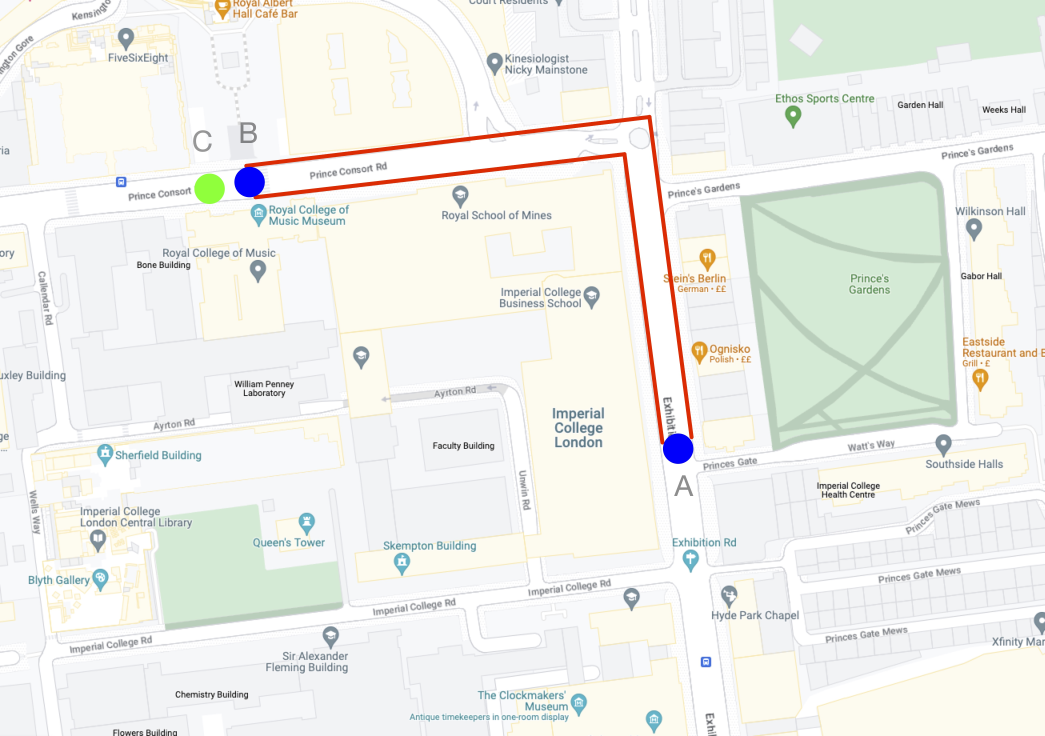
#> input picture images/CWMap.jpg, 5224 x 3680 px (shown at 1/5 size)
$ python image_processing.py
#> lines starting #> are read from the running program, lines starting #| are printed output that depends on the picture; after the words box and inside, x2 and y2 are one past the last pixel; in counts of white or black regions, pixels touching at a corner belong together
### src/utils/image.py
import cv2
import numpy as np


def filter_colors(image_path, colors, tolerance=10):
    # Read the image using OpenCV
    img = cv2.imread(image_path)

    # Create a blank image with the same dimensions as the input image
    result = np.zeros_like(img)

    # Loop through the color set
    for color in colors:
        # Define the lower and upper boundaries for each color
        lower = np.array([c - tolerance for c in color])
        upper = np.array([c + tolerance for c in color])

        # Create a mask for the current color in the image
        mask = cv2.inRange(img, lower, upper)

        # Combine the mask with the result image
        result = cv2.add(result, cv2.bitwise_and(img, img, mask=mask))

    return result


# [7 lines left out: function plot_arc, not called in this run]

### src/utils/geometry.py
import numpy as np


# [15 lines left out: functions create_t_matrix, get_link_t_matrix, not called in this run]


def get_distance_between_points(point_1, point_2):
    point_1 = np.array(point_1)
    point_2 = np.array(point_2)
    return np.linalg.norm(point_1 - point_2)


# [7 lines left out: function get_pick_up_path_points, not called in this run]


def get_equation_of_line(line):
    x1, y1, x2, y2 = line
    m = (y2 - y1) / (x2 - x1)
    c = y1 - m * x1
    return m, c


def get_extended_line_intersect(line1, line2):
    m1, c1 = get_equation_of_line(line1)
    m2, c2 = get_equation_of_line(line2)
    if m1 == m2:
        return None
    x = (c2 - c1) / (m1 - m2)
    y = m1 * x + c1
    return (x, y)


def get_line_segment_intersect(line1, line2):
    # Get the intersection point of two lines where each line is defined by two points
    x_intersect, y_intersect = get_extended_line_intersect(line1, line2)
    x1, y1, x2, y2 = line1
    x3, y3, x4, y4 = line2
    # Check if the point of intersection lies within both line segments
    if (min(x1, x2) <= x_intersect <= max(x1, x2) and
        min(y1, y2) <= y_intersect <= max(y1, y2) and
        min(x3, x4) <= x_intersect <= max(x3, x4) and
            min(y3, y4) <= y_intersect <= max(y3, y4)):
        return (x_intersect, y_intersect)
    else:
        return None


def get_angle_between_points(p1, p2):
    return np.arctan2(p2[1] - p1[1], p2[0] - p1[0])


# [94 lines left out: functions get_distance_between_segments, get_angle_between_lines, get_internal_angle_between_lines, fillet_segments, get_arc_angles, not called in this run]

### image_processing.py
from src.utils import (image as img_utils,
                       geometry as geom,)
import cv2
import numpy as np


def get_path(start: tuple,
             end: tuple,
             surrounded_lines: list,
             img_width: int,
             img_height: int,
             car_width):
    start_x, start_y = start
    end_x, end_y = end
    max_dist1 = max_dist2 = 0
    end_point1 = start_point2 = None

    for dummy_line in surrounded_lines:
        slope, _ = geom.get_equation_of_line(dummy_line[0])

        x12 = start_x - start_y / slope
        x22 = end_x - end_y / slope
        line1 = (start_x, start_y, x12, 0)
        line2 = (end_x, end_y, x22, 0)

        for line in surrounded_lines:
            line_start_x, line_start_y, line_end_x, line_end_y = line[0]
            slope3 = (line_end_y - line_start_y) / (line_end_x - line_start_x)

            if slope3 != slope:
                intersection1 = geom.get_line_segment_intersect(line1, line[0])
                intersection2 = geom.get_line_segment_intersect(line2, line[0])

                if intersection1 and 0 <= intersection1[0] <= img_width and 0 <= intersection1[1] <= img_height:
                    dist1 = geom.get_distance_between_points(
                        (start_x, start_y), intersection1)
                    if dist1 > max_dist1:
                        max_dist1 = dist1
                        end_point1 = intersection1

                if intersection2 and 0 <= intersection2[0] <= img_width and 0 <= intersection2[1] <= img_height:
                    dist2 = geom.get_distance_between_points(
                        (end_x, end_y), intersection2)
                    if dist2 > max_dist2:
                        max_dist2 = dist2
                        start_point2 = intersection2

    if end_point1 and start_point2:
        line1 = (start_x, start_y, end_point1[0], end_point1[1])
        line2 = (end_x, end_y, start_point2[0], start_point2[1])
        intersection = geom.get_line_segment_intersect(line1, line2)
        line1 = (start_x, start_y, intersection[0], intersection[1])
        line2 = (intersection[0], intersection[1], end_x, end_y)

        min_dist = min([geom.distance_between_segments(line, s[0])
                       for s in surrounded_lines for line in [line1, line2]])

        appex_offset = min_dist - car_width / 2
        shortened_line1, shortened_line2, curvature_center, curvature_radius = geom.create_fillet(
            line1, line2, appex_offset)
        path = [shortened_line1, shortened_line2]

        return path, curvature_center, curvature_radius
    else:
        return None, None, None


image_path = 'images/CWMap.jpg'
red_color = (2, 44, 217)
blue_color = (251, 0, 1)
green_color = (60, 255, 144)
raw_img = cv2.imread(image_path)
#> raw_img is the input picture: shape (3680, 5224, 3); mean B, G, R 235.9, 240.4, 239.2
img_width, img_height = raw_img.shape[1], raw_img.shape[0]
#> img_width = 5224; img_height = 3680
car_width = 40

# Get position filtered image:
markers_img = img_utils.filter_colors(image_path, [blue_color], tolerance=30)
#> the loop in filter_colors, `for color in colors:` made 1 pass
#> pass 1, in filter_colors, `mask = cv2.inRange(img, lower, upper)`:
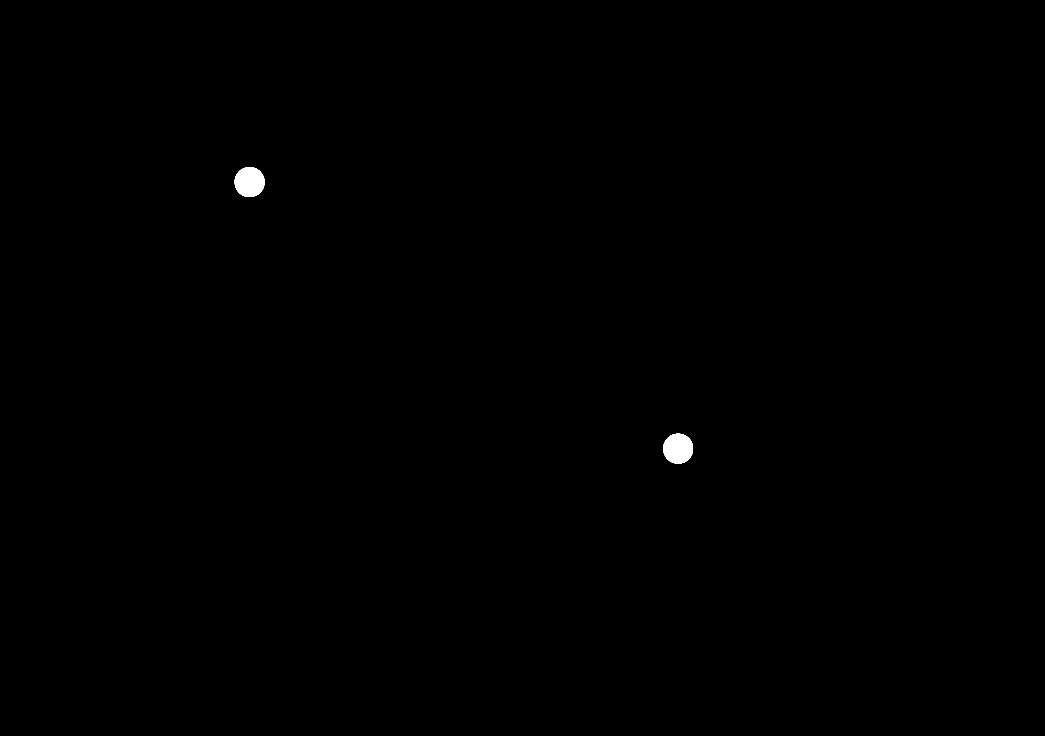
#> mask: shape (3680, 5224) (shown at 1/5 size); 0.18% white; 2 white regions, box (x1, y1, x2, y2) and area: (1173, 836, 1323, 985) 17565, (3316, 2169, 3465, 2318) 17543
# Save the result image
cv2.imwrite('images/positions_image.jpg', markers_img)

# Get the start and end markers image:
markers_binary_img = cv2.threshold(markers_img, 128, 255, cv2.THRESH_BINARY)[1]
markers_gray_img = cv2.cvtColor(markers_binary_img, cv2.COLOR_BGR2GRAY)
markers_gray_img = cv2.medianBlur(markers_gray_img, 5)
#> markers_gray_img: shape (3680, 5224); values 0 (black) and 29 (white), 0.18% white; 2 white regions, box (x1, y1, x2, y2) and area: (1173, 836, 1323, 985) 17564, (3316, 2169, 3465, 2318) 17539

# Get the road boundaries image:
road_img = img_utils.filter_colors(image_path, [red_color], tolerance=30)
#> the loop in filter_colors (call 2), `for color in colors:` made 1 pass
#> pass 1, in filter_colors (call 2), `mask = cv2.inRange(img, lower, upper)`:
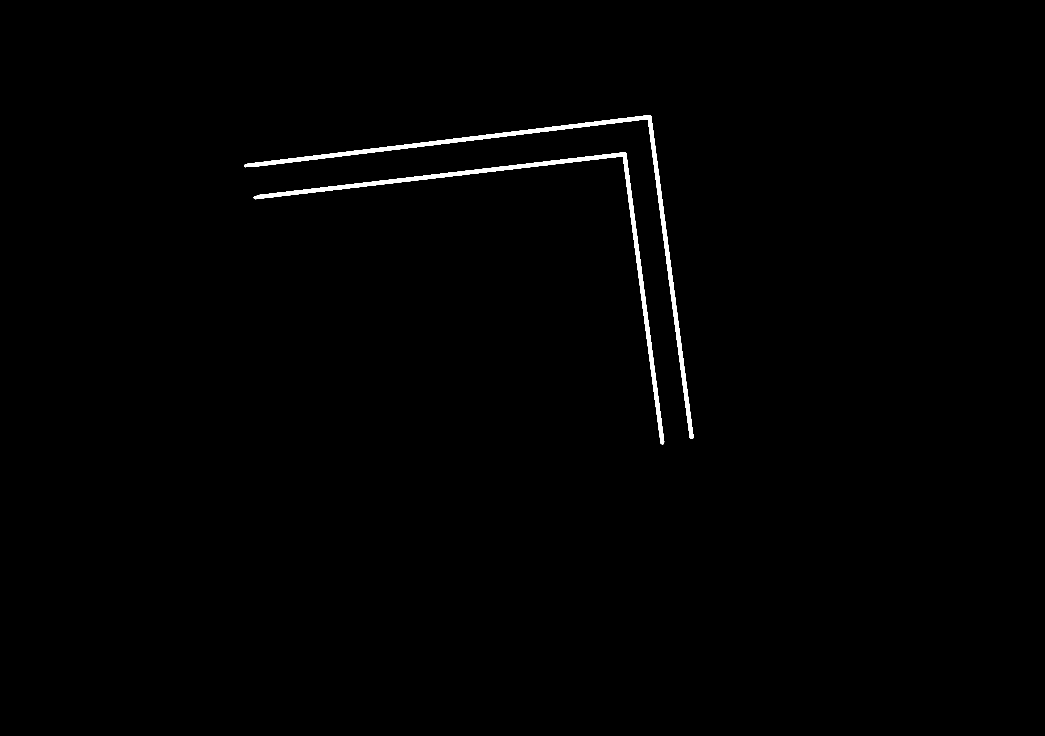
#> mask: shape (3680, 5224) (shown at 1/5 size); 0.68% white; 2 white regions, box (x1, y1, x2, y2) and area: (1222, 575, 3467, 2195) 68077, (1268, 761, 3321, 2222) 61861
road_binary_img = cv2.threshold(road_img, 128, 255, cv2.THRESH_BINARY)[1]
cv2.imwrite('images/path_binary_image.jpg', road_binary_img)
road_gray_img = cv2.cvtColor(road_binary_img, cv2.COLOR_BGR2GRAY)

# Detect circles
start_end_circles = cv2.HoughCircles(markers_gray_img,
                                     cv2.HOUGH_GRADIENT,
                                     dp=1,
                                     minDist=20,
                                     param1=1,
                                     param2=20,
                                     minRadius=0,
                                     maxRadius=100)
#> start_end_circles = [[1247.5, 909.5, 74.2], [3390.5, 2243.5, 74.5]]
start_pos = end_pos = None
if start_end_circles is not None:
    start_end_circles = np.uint16(np.around(start_end_circles))
#> start_end_circles = [[1248, 910, 74], [3390, 2244, 74]]
    end_pos, start_pos = start_end_circles[0][0][:2], start_end_circles[0][1][:2]
#> end_pos = [1248, 910]; start_pos = [3390, 2244]
    print(f'start: ({start_pos[0]}, {start_pos[1]})')
#| start: (3390, 2244)
    print(f'end: ({end_pos[0]}, {end_pos[1]})')
#| end: (1248, 910)

# Detect road boundaries
road_edge_map = cv2.Canny(road_gray_img, 50, 150)
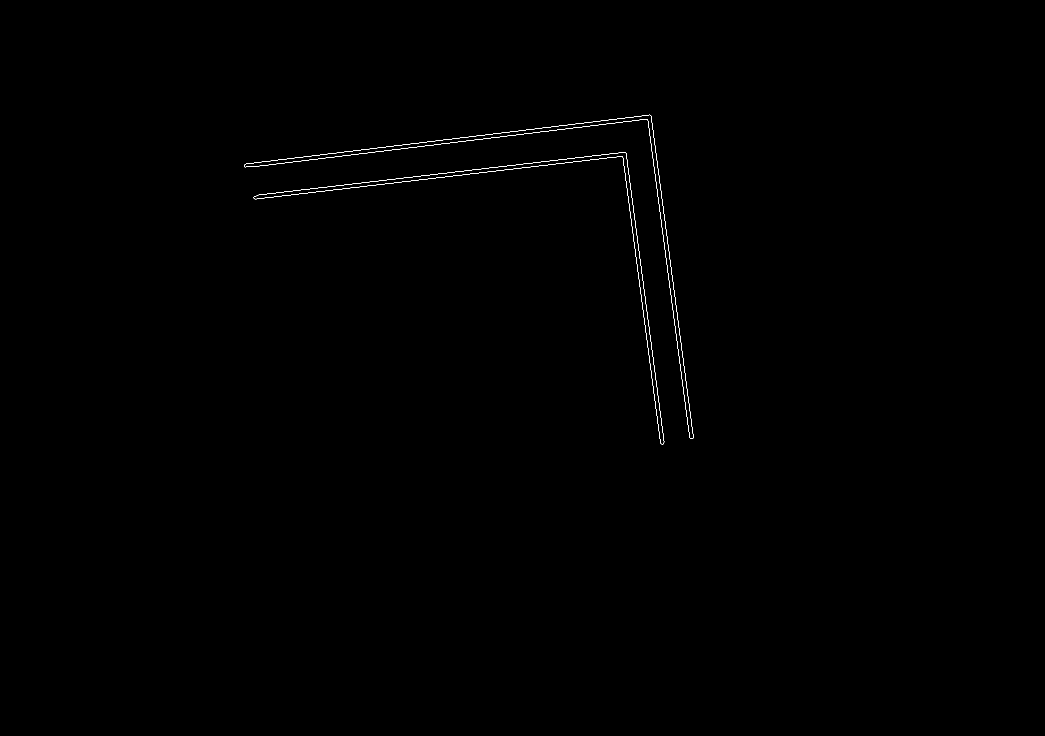
#> road_edge_map: shape (3680, 5224) (shown at 1/5 size); 0.07% white in thin lines or dots, all inside (x1, y1, x2, y2) = (1221, 574, 3467, 2222)
road_edge_lines = cv2.HoughLinesP(road_edge_map, 1, np.pi/180,
                                  threshold=60, minLineLength=100, maxLineGap=30)
#> road_edge_lines = 70 rows, first 6: [1704, 781, 2884, 637], [1847, 745, 3108, 591], [1268, 833, 1959, 749], [1269, 815, 2465, 669], [2539, 661, 3248, 574], [1228, 820, 1936, 733]

# Get the path
path_lines, path_curve_center, path_curve_radius = get_path(start_pos,
                                                            end_pos,
                                                            road_edge_lines,
                                                            img_width,
                                                            img_height,
                                                            car_width)
#> in get_path, `start_x, start_y = start`: start_x = 3390; start_y = 2244
#> in get_path, `end_x, end_y = end`: end_x = 1248; end_y = 910
#> the loop in get_path, `for dummy_line in surrounded_lines:` made 70 passes
#> dummy_line on passes 2 to 13: [[1847, 745, 3108, 591]], [[1268, 833, 1959, 749]], [[1269, 815, 2465, 669]], [[2539, 661, 3248, 574]], [[1228, 820, 1936, 733]], [[2711, 659, 3257, 592]], [[1693, 947, 2026, 907]], [[1452, 975, 1785, 935]], [[1926, 901, 2275, 859]], [[2121, 897, 2454, 857]], [[2852, 793, 3120, 761]], [[2646, 817, 3011, 773]]
#> (dummy_line, slope) on pass 1: ([[1704, 781, 2884, 637]], -0.122)
#> (the run stopped early here; a loop or call above may not have finished)
